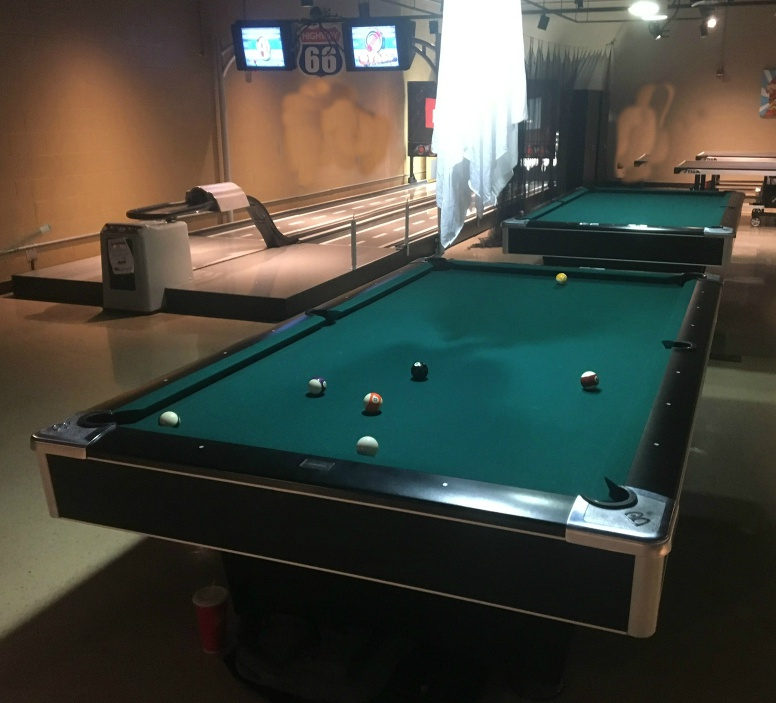
#> input picture Image_Processing/11_Hough_Line_Transform/pool.jpg, 776 x 703 px
$ python Hough_Line_Transform.py -i pool.jpg
#> lines starting #> are read from the running program, lines starting #| are printed output that depends on the picture; after the words box and inside, x2 and y2 are one past the last pixel; in counts of white or black regions, pixels touching at a corner belong together


from matplotlib import pyplot as plt
import numpy as np
import argparse
import cv2

# ---------------- Function to do Hough Line Transform ---------------- #
def Hough_Line(image, edges):
    img = image.copy()

    # Hough Line Transform
    lines = cv2.HoughLines(edges,1,np.pi/180,200)

    # Draw all the line on the image
    for i in range(0, len(lines)):
        for rho,theta in lines[i]:
            a = np.cos(theta)
            b = np.sin(theta)
            x0 = a*rho
            y0 = b*rho
            x1 = int(x0 + 1000*(-b))
            y1 = int(y0 + 1000*(a))
            x2 = int(x0 - 1000*(-b))
            y2 = int(y0 - 1000*(a))

            cv2.line(img,(x1,y1),(x2,y2),(0,0,255),2)

    # show result
    plt.subplot(111), plt.imshow(cv2.cvtColor(img, cv2.COLOR_BGR2RGB))
    plt.show()

# ---------------- Function to do Probabilistic Hough Line Transform ---------------- #
def P_Hough_Line(image, edges):
    img = image.copy()

    # Probabilistic Hough Transform
    minLineLength = 100
    maxLineGap = 10
    lines = cv2.HoughLinesP(edges,1,np.pi/180,100,minLineLength,maxLineGap)

    # Draw all the line on the image
    for i in range(0, len(lines)):
        for x1,y1,x2,y2 in lines[i]:
            cv2.line(img,(x1,y1),(x2,y2),(0,255,0),2)

    # show result
    plt.subplot(111), plt.imshow(cv2.cvtColor(img, cv2.COLOR_BGR2RGB))
    plt.show()

# -------------------------- main -------------------------- #
if __name__ == '__main__':
    # read one input from terminal
    # (1) command line >> python Hough_Line_Transform.py -i pool.jpg

    ap = argparse.ArgumentParser()
    ap.add_argument('-i', '--image', required = True, help = "input image source path")
    args = vars(ap.parse_args())

    # read image
    image = cv2.imread(args["image"])
#> image is the input picture: shape (703, 776, 3); mean B, G, R 63.5, 72.3, 69.9
    # convert to grayscale
    gray = cv2.cvtColor(image,cv2.COLOR_BGR2GRAY)
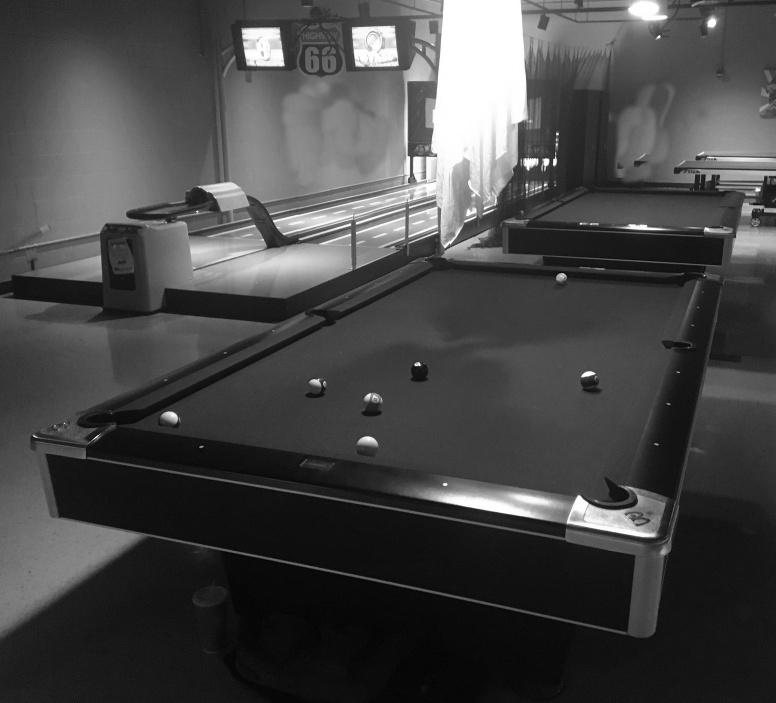
#> gray: shape (703, 776); min 1, max 255, mean 70.6
    # get edges by using "Canny edge detection"
    edges = cv2.Canny(gray,50,150,apertureSize = 3)
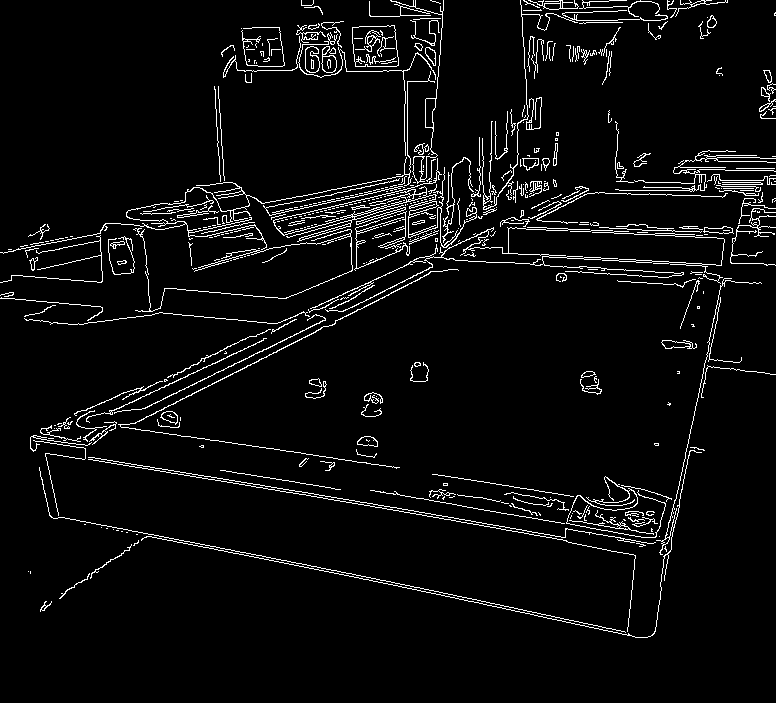
#> edges: shape (703, 776); 4.7% white in thin lines or dots

    # Functions
    Hough_Line(image, edges)
#> in Hough_Line, `lines = cv2.HoughLines(edges,1,np.pi/180,200)`: lines = 18 rows, first 8: [438, 1.1], [490, 1.78], [429, 1.12], [400, 1.73], [434, 1.75], [200, 1.62], [498, 1.76], [440, 1.73]
#> the loop in Hough_Line, `for i in range(0, len(lines)):` made 18 passes
#> after the loop in Hough_Line, `for i in range(0, len(lines)):`:
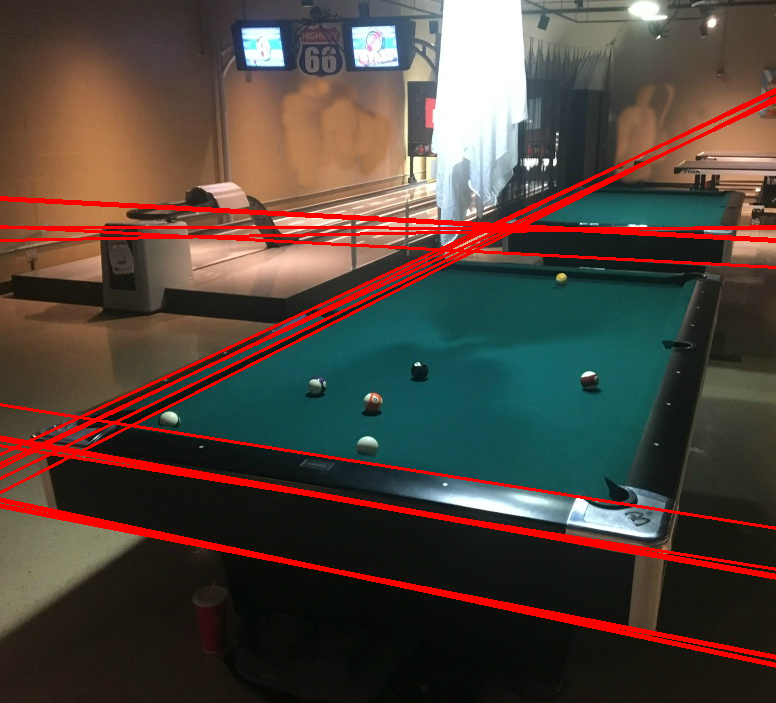
#> img: shape (703, 776, 3); 6.32% of pixels changed, all inside (x1, y1, x2, y2) = (0, 88, 776, 668)
    P_Hough_Line(image, edges)
#> in P_Hough_Line, `lines = cv2.HoughLinesP(edges,1,np.pi/180,100,minLineLength,maxLineGap)`: lines = 181 rows, first 6: [150, 415, 209, 385], [389, 584, 401, 586], [217, 372, 234, 364], [534, 615, 560, 620], [269, 489, 279, 490], [332, 497, 353, 500]
#> after the loop in P_Hough_Line, `for i in range(0, len(lines)):`:
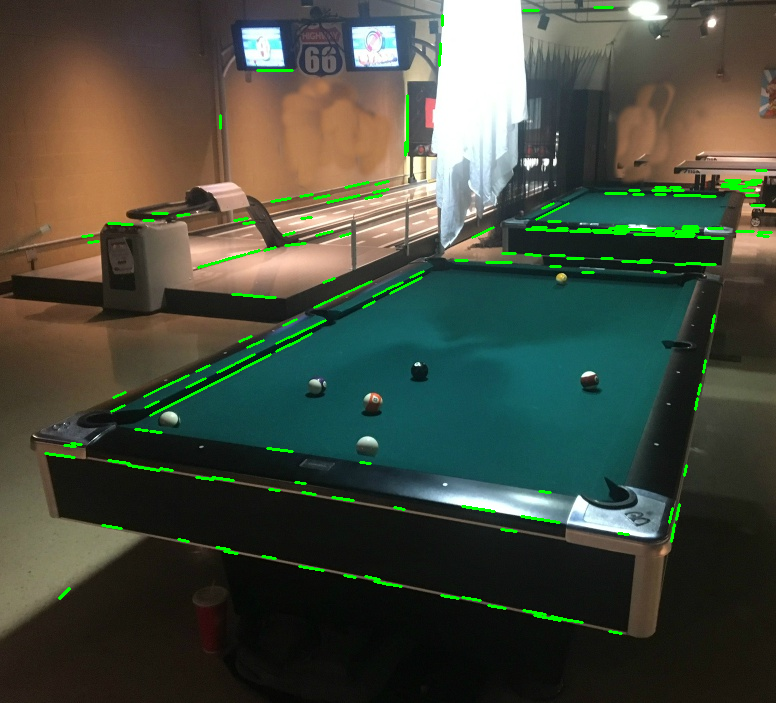
#> img: shape (703, 776, 3); 1.73% of pixels changed, all inside (x1, y1, x2, y2) = (44, 6, 773, 635)


# Reference:
# Website: OpenCV-Python Document
# Link: https://opencv-python-tutroals.readthedocs.io/en/latest/py_tutorials/py_imgproc/py_houghlines/py_houghlines.html#hough-lines
